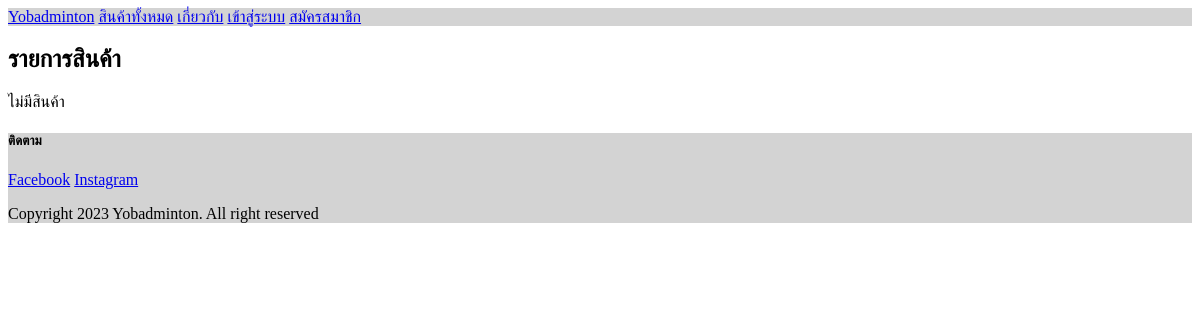
Page /badmintons on the earlier database version.
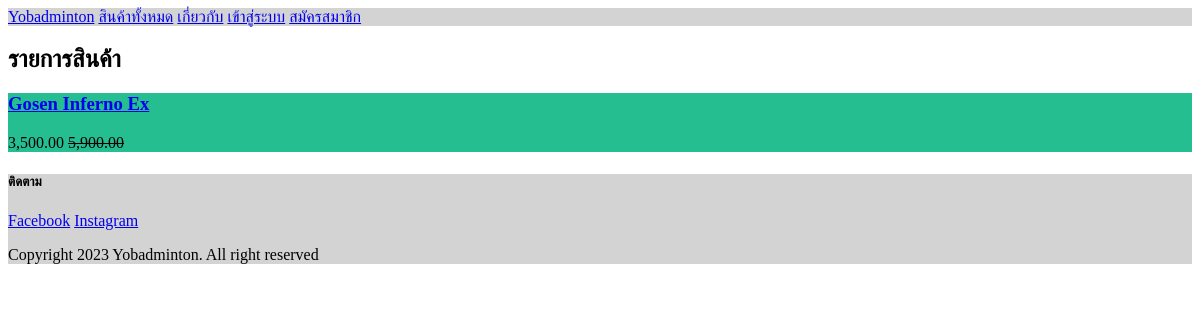
Same page on the later database version.
### badminton/models.py (models this page shows)
class Product(models.Model) :
    title = models.CharField(max_length=100)
    description = models.TextField(null=True, blank=True)
    size = models.CharField(max_length=30 , default=False)
    price = models.DecimalField(max_digits=10,decimal_places=2,null=True,blank=True)
    special_price = models.DecimalField(max_digits=10,decimal_places=2,null=True,blank=True,default=False)
    quantity = models.IntegerField(default=1, null=True,blank=True)
    instock = models.BooleanField(default=True)
    class Type_racket_CHOICE(models.TextChoices) :
        POWER_RACKET = "Power racket"
        ALL_AROUND = "All around racket"
        SPEED = "Speed racket"
    type_racket = models.CharField(max_length=20,choices=Type_racket_CHOICE.choices,
                  default = Type_racket_CHOICE.SPEED )
    picture = models.ImageField(upload_to='product',null=True,blank = True)

### badminton/views.py (the view)
# urls.py: path('badmintons',Badmintons,name='badmintons'),
def Badmintons(request) :
    all_products = Product.objects.all().order_by('-instock')
    context = {'products' : all_products}
    return render(request,'badmintons.html', context)

### badminton/templates/badmintons.html (shortened to what this page needs)
{% extends 'components/base.html' %}
{% block content %}
    <div>
        <h2>รายการสินค้า</h2>
        {% for product in products %}
            <div style="background-color: rgb(37, 190, 145);";">
                <h3><a href="{% url 'badminton' product.id %}">{{product.title}}</a></h3>
                {% if product.special_price is not None %}
                <p>
                    <span> {{product.special_price|floatformat:'2g'}}</span>
                    <del>{{product.price|floatformat:'2g'}}</del>
                </p>
                {% else %}
                    <p>{{product.price|floatformat:'2g'}} บาท</p>
                {% endif %}
                </div>
           {% empty %}
              <p>ไม่มีสินค้า</p>
        {% endfor %}
    </div>
{% endblock content %}

Differences in the rows shown:
added Product: title "Gosen Inferno Ex", special_price "3,500.00", price "5,900.00"
Other differences:
text no longer shown: "ไม่มีสินค้า"
